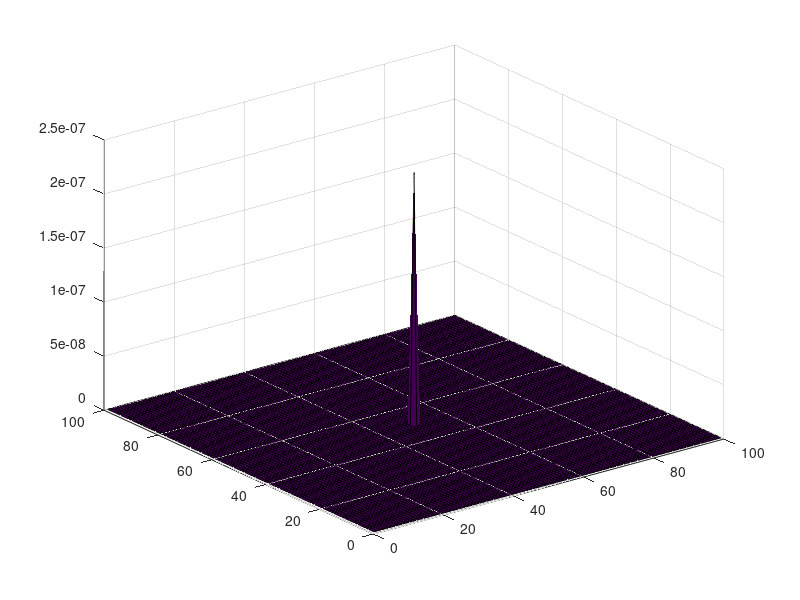

This chart was generated by the following MATLAB code: (Note: this script raises an error after producing the figure.)
clear, clc;

% choose 1st or 2nd order ABC to use
first_order=0;
second_order=0;
% choose source
gaussian=1;
impulse=0;

xsize=100;
ysize=100;
timetot=300;
xcenter=50;
ycenter=50;

epsilon=((1/(36*pi))*1e-9)*ones(xsize,ysize);     % permittivity
mu=(4*pi*1e-7)*ones(xsize,ysize);     % permeability
c=3e+8;

S=0.5;
delta=1e-6;     % dx = dy     
deltat=S*delta/c;

Ez=zeros(xsize,ysize);
Hy=zeros(xsize,ysize);
Hx=zeros(xsize,ysize);

sigma=4e-4*ones(xsize,ysize);       % electric conductivity
sigma_star=4e-4*ones(xsize,ysize);      % magnetic conductivity

A=((mu-0.5*deltat*sigma_star)./(mu+0.5*deltat*sigma_star));     % Coefficient in H matrix 
B=(deltat/delta)./(mu+0.5*deltat*sigma_star);
                                                    
C=((epsilon-0.5*deltat*sigma)./(epsilon+0.5*deltat*sigma));     % Coefficient in E matrix 
D=(deltat/delta)./(epsilon+0.5*deltat*sigma);  

c1=(c*deltat-delta)/(c*deltat+delta);     % Coefficient in ABC
c2=(4*delta^3-2*delta*(c*deltat)^2)/(2*delta^2*(delta+c*deltat));
c3=(delta*(c*deltat)^2)/(2*delta^2*(delta+c*deltat));

last_x_for=zeros(1,ysize);          % previous timesteps in ABC
last_x_minus1_for=zeros(1,ysize);
last_y_for=zeros(xsize,1);
last_y_minus1_for=zeros(xsize,1);
last_x_bac=zeros(1,ysize);
last_x_plus1_bac=zeros(1,ysize);
last_y_bac=zeros(xsize,1);
last_y_plus1_bac=zeros(xsize,1);

for n=1:1:timetot
     
    if gaussian==0 && n==1          % impulse input
        Ez(xcenter,ycenter)=1;
    end
    
    n1=2;
    n2=xsize-2;
    n11=2;
    n22=ysize-2;
    
    % Hy and Hx fields
    Hx(n1:n2-1,n11:n22-1)=A(n1:n2-1,n11:n22-1).*Hx(n1:n2-1,n11:n22-1)-B(n1:n2-1,n11:n22-1).*(Ez(n1:n2-1,n11+1:n22)-Ez(n1:n2-1,n11:n22-1));
    Hy(n1:n2-1,n11:n22-1)=A(n1:n2-1,n11:n22-1).*Hy(n1:n2-1,n11:n22-1)+B(n1:n2-1,n11:n22-1).*(Ez(n1+1:n2,n11:n22-1)-Ez(n1:n2-1,n11:n22-1));
    if first_order == 0 && second_order == 0
        Hx(:,2)=0;
        Hx(:,97)=0;
        Hy(2,:)=0;
        Hy(97,:)=0;
    end
 
    % Ez field
    Ez(n1+1:n2-1,n11+1:n22-1)=C(n1+1:n2-1,n11+1:n22-1).*Ez(n1+1:n2-1,n11+1:n22-1)+(Hy(n1+1:n2-1,n11+1:n22-1)-Hy(n1:n2-2,n11+1:n22-1)-Hx(n1+1:n2-1,n11+1:n22-1)+Hx(n1+1:n2-1,n11:n22-2)).*D(n1+1:n2-1,n11+1:n22-1);
    
    
    %1st order ABC
    if first_order == 1
        %forward boundary
        if n>=xsize-2-xcenter
            Ez(xsize-2,3:ysize-3)=c1*(Ez(xsize-3,3:ysize-3)-last_x_for(1,3:ysize-3))+last_x_minus1_for(1,3:ysize-3);
        end
        last_x_for(1,1:1:ysize)=Ez(xsize-2,1:1:ysize);
        last_x_minus1_for(1,1:1:ysize)=Ez(xsize-3,1:1:ysize);
        %backward boundary
        if n>=xcenter-3
            Ez(2,3:ysize-3)=c1*(Ez(3,3:ysize-3)-last_x_bac(1,3:ysize-3))+last_x_plus1_bac(1,3:ysize-3);
        end
        last_x_bac(1,1:1:ysize)=Ez(2,1:1:ysize);
        last_x_plus1_bac(1,1:1:ysize)=Ez(3,1:1:ysize);
        %upward boundary
        if n>=ysize-2-ycenter
            Ez(3:xsize-3,ysize-2)=c1*(Ez(3:xsize-3,ysize-3)-last_y_for(3:xsize-3,1))+last_y_minus1_for(3:xsize-3,1);
        end
        last_y_for(1:1:xsize,1)=Ez(1:1:xsize,ysize-2);
        last_y_minus1_for(1:1:xsize,1)=Ez(1:1:xsize,ysize-3);
        %downward boundary
        if n>=ycenter-3
            Ez(3:xsize-3,2)=c1*(Ez(3:xsize-3,3)-last_y_bac(3:xsize-3,1))+last_y_plus1_bac(3:xsize-3,1);
        end
        last_y_bac(1:1:xsize,1)=Ez(1:1:xsize,2);
        last_y_plus1_bac(1:1:xsize,1)=Ez(1:1:xsize,3);
    end
    
    
    % 2nd order ABC
    if second_order == 1
        %forward boundary
        if n>=xsize-2-xcenter
            Ez(xsize-2,3:1:ysize-3)=c1*(Ez(xsize-3,3:1:ysize-3)+last_last_x_for(1,3:1:ysize-3))-last_last_x_minus1_for(1,3:1:ysize-3)+c2*(last_x_for(1,3:1:ysize-3)+last_x_minus1_for(1,3:1:ysize-3))+c3*(last_x_minus1_for(1,2:1:ysize-4)+last_x_minus1_for(1,4:1:ysize-2)+last_x_for(1,2:1:ysize-4)+last_x_for(1,4:1:ysize-2));
        end

        %previous time steps updated at forward boundary
        last_last_x_for=last_x_for;
        last_last_x_minus1_for=last_x_minus1_for;
        last_x_for(1,1:1:ysize)=Ez(xsize-2,1:1:ysize);
        last_x_minus1_for(1,1:1:ysize)=Ez(xsize-3,1:1:ysize);

        %backward boundary
        if n>=xcenter-3
            Ez(2,3:1:ysize-3)=-last_last_x_bac(1,3:1:ysize-3)+c1*(Ez(3,3:1:ysize-3)+last_last_x_plus1_bac(1,3:1:ysize-3))+c2*(last_x_bac(1,3:1:ysize-3)+last_x_plus1_bac(1,3:1:ysize-3))+c3*(last_x_plus1_bac(1,2:1:ysize-4)+last_x_plus1_bac(1,4:1:ysize-2)+last_x_bac(1,2:1:ysize-4)+last_x_bac(1,4:1:ysize-2));
        end

        %previous time steps updated at backward boundary
        last_last_x_bac=last_x_bac;
        last_last_x_plus1_bac=last_x_plus1_bac;
        last_x_bac(1,1:1:ysize)=Ez(3,1:1:ysize);
        last_x_plus1_bac(1,1:1:ysize)=Ez(2,1:1:ysize);

        %upward boundary
        if n>=ysize-2-ycenter
            Ez(3:1:xsize-3,ysize-2)=c1*(Ez(3:1:xsize-3,ysize-3)+last_last_y_for(3:1:xsize-3,1))-last_last_y_minus1_for(3:1:xsize-3,1)+c2*(last_y_for(3:1:xsize-3,1)+last_y_minus1_for(3:1:xsize-3,1))+c3*(last_y_minus1_for(2:1:xsize-4,1)+last_y_minus1_for(4:1:xsize-2,1)+last_y_for(2:1:xsize-4,1)+last_y_for(4:1:xsize-2,1));
        end

        %previous time steps updated at upward boundary
        last_last_y_for=last_y_for;
        last_last_y_minus1_for=last_y_minus1_for;
        last_y_for(1:1:xsize,1)=Ez(1:1:xsize,ysize-2);
        last_y_minus1_for(1:1:xsize,1)=Ez(1:1:xsize,ysize-3);

        %downward boundary
        if n>=ycenter-3
            Ez(3:1:xsize-3,2)=-last_last_y_bac(3:1:xsize-3,1)+c1*(Ez(3:1:xsize-3,3)+last_last_y_plus1_bac(3:1:xsize-3,1))+c2*(last_y_bac(3:1:xsize-3,1)+last_y_plus1_bac(3:1:xsize-3,1))+c3*(last_y_plus1_bac(2:1:xsize-4,1)+last_y_plus1_bac(4:1:xsize-2,1)+last_y_bac(2:1:xsize-4,1)+last_y_bac(4:1:xsize-2,1));
        end

        %previous time steps updated at downward boundary
        last_last_y_bac=last_y_bac;
        last_last_y_plus1_bac=last_y_plus1_bac;
        last_y_bac(1:1:xsize,1)=Ez(1:1:xsize,3);
        last_y_plus1_bac(1:1:xsize,1)=Ez(1:1:xsize,2);

        %corner update
        Ez(2,2)=last_last_x_bac(3);
        Ez(2,ysize-2)=last_last_x_bac(ysize-3);
        Ez(xsize-2,2)=last_last_x_minus1_for(3);
        Ez(xsize-2,ysize-2)=last_last_x_minus1_for(ysize-3);
    end
    
    % gaussian
    if gaussian==1
        if n<=42
            Ez(xcenter,ycenter)=(10-15*cos(n*pi/20)+6*cos(2*n*pi/20)-cos(3*n*pi/20))/32;
        else
            Ez(xcenter,ycenter)=0;
        end
    end
    
        % impulse
    if impulse == 1 && n == 1
        Ez(xcenter,ycenter)=0;
    end
    
    %plot of Ez
    s1= surf(delta*(1:1:xsize)*1e+6,(1e+6*delta*(1:1:ysize))',Ez);
    s1.EdgeColor='none';
    title(['\fontsize{12}Ez vs X for 2D FDTD & 2nd ABC at time = ',num2str(round(n*deltat*1e+15)),' fs']); 
    xlabel('x (in um)','FontSize',12);
    ylabel('y (in um)','FontSize',12);
    set(gca,'FontSize',14,'color','w');
    axis([0 100 0 100 -0.5 0.5]);
    F(n)=getframe(gcf);
end
% writerObj=VideoWriter('test1.avi');
% open(writerObj);
% writeVideo(writerObj,F);
% close(writerObj);